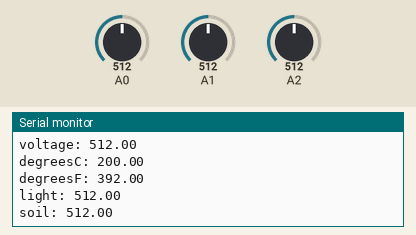
Bench run of a sketch on a simulated Arduino Uno, built with avr-gcc and run on an emulated ATmega328P. Shown: the last lines printed to the serial monitor. The test bench sets the inputs (shaded band); at power-on: A1 = 512, A0 = 512, A2 = 512.

Above: at 9.0 s.
9.1 s: A1 set to 981
At 11.3 s:
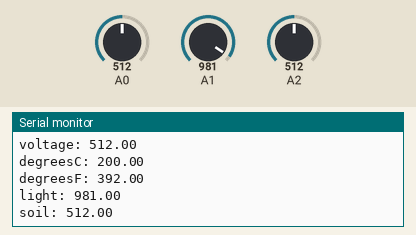
15.2 s: A1 set to 1015
At 21.7 s:
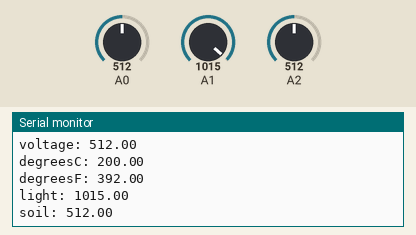
Timing chart, 0 to 23.2 s (numbered marks = the images above; inputs shaded):
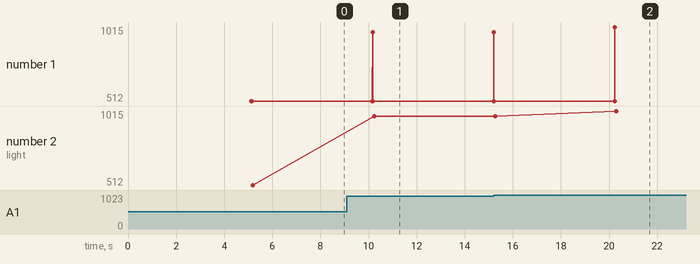

Measured:
- after the input at 9.1 s, the serial monitor: prints a new line after 1.1 s (image 1)
- after the input at 15.2 s, the serial monitor: prints a new line after 5.0 s (image 2)
- plotted number 2: 512 → 981 after the input at 9.1 s, 981 → 1015 after the input at 15.2 s

The sketch:

giMultiAnalogSensor.ino
```cpp
// (licence header left out)
boolean debug = true; // true for debugging statements to serial out

int tempPin = 0;
int lightPin = 1;
int soilPin = 2;

float voltage = 0;
float degreesC = 0;
float degreesF = 0;

//int telemetryDelay = 350000; // 5 minutes
//int telemetryDelay = 15000; // 15 seconds
int telemetryDelay = 5000; // 5 seconds

float lightVal = 0;
float tempVal = 0;
float soilVal = 0;

void setup() {
   Serial.begin(9600);
   delay(5000); // 5 second delay to allow radios to initialize
   Serial.println("");
   Serial.println("=====================================");
   Serial.println("giMultiAnalogSensor v.0.1 initiatited");
   Serial.println("=====================================");
   Serial.println("");
//   for {i == 0; i <3; i++} Serial.println("");
}

void loop() {
//  tempVal = analogRead(tempPin);
//  lightVal = analogRead(lightPin);
//  soilVal = analogRead(soilPin);

// check and convert temperature sensor reading
voltage = getVoltage(tempPin);
tempVal = voltage; // for debug

//degreesC = map(voltage, 50, 882, -40, 125);
degreesC = ( (voltage * 0.004882814) - 0.5) * 100.0 ; // future use
// degreesC = (voltage - 0.5) * 100.0; // future use

degreesF = degreesC * (9.0/5.0) + 32.0;

// check and convert light sensor reading
lightVal = getVoltage(lightPin);

// check and convert temperature
soilVal = getVoltage(soilPin);

if (debug) {
  Serial.print("voltage: ");
  Serial.println(voltage);

  Serial.print("degreesC: ");
  Serial.println(degreesC);

  Serial.print("degreesF: ");
  Serial.println(degreesF);

  Serial.print("light: ");
  Serial.println(lightVal);

  Serial.print("soil: ");
  Serial.println(soilVal);

  Serial.println("");
} else {
  Serial.print(degreesF);
  Serial.print(", ");

  Serial.print(lightVal);
  Serial.print(", ");

  Serial.println(soilVal);
}
// { "SensorHV": sensorHV, "SensorLV": sensorLV,
//     {"eventTime": eventTime,
//     "temp": tempVal,
//     "light": lightVal,
//     "soil": soilVal }
// }

  delay(telemetryDelay);

}

float getVoltage(int pin)
{
  if (debug) Serial.println (analogRead(pin));

  //return (analogRead(pin) * 0.004882814);
  return analogRead(pin); //return raw pin reading - for debug
  // This equation converts the 0 to 1023 value that analogRead()
  // returns, into a 0.0 to 5.0 value that is the true voltage
  // being read at that pin.
}
```
